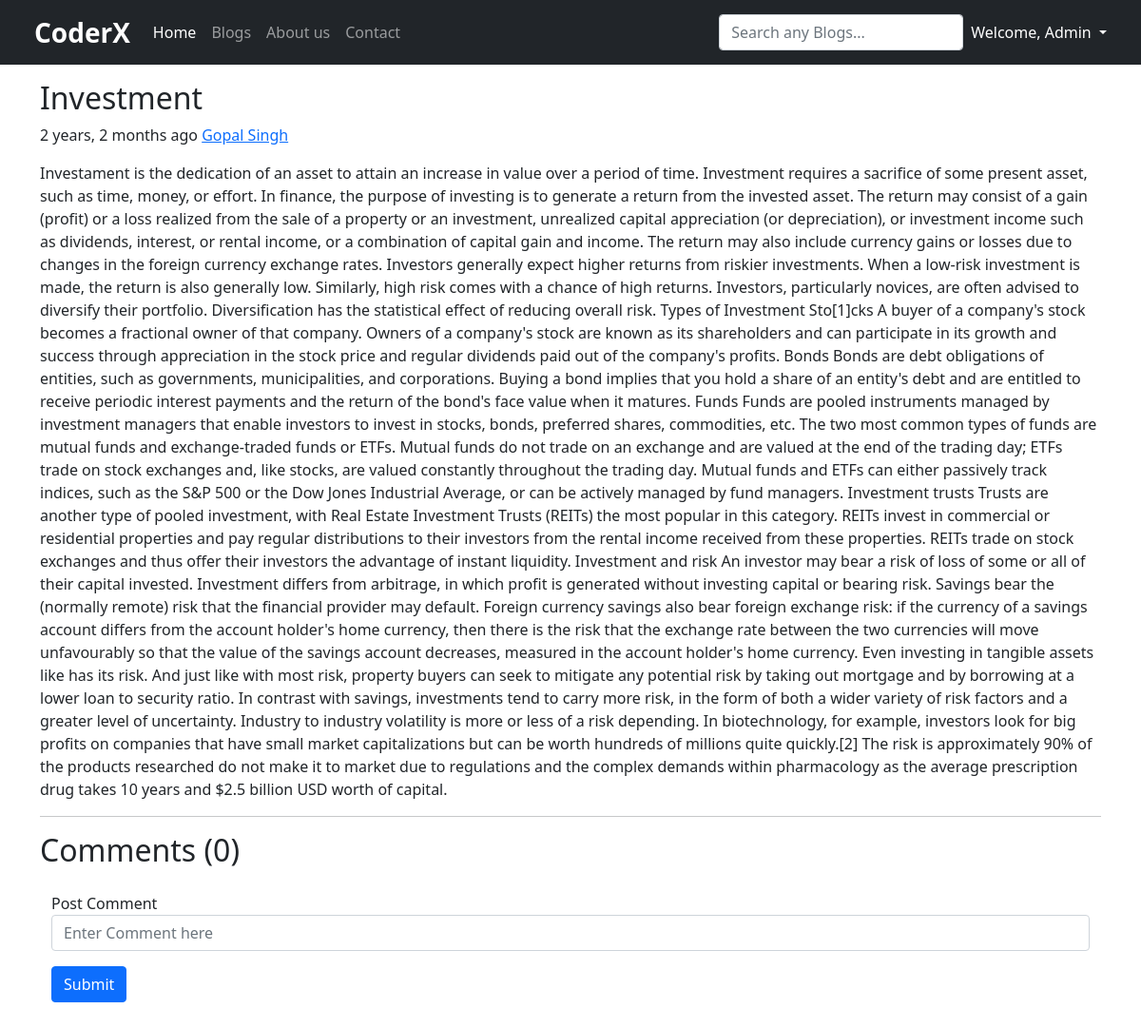
Screenshot of /blog/investment (signed in) with the database file from the repository.
### coder/models.py (models this page shows, shortened)
class myPost(models.Model):
	sno = models.AutoField(primary_key=True)
	title = models.CharField(max_length=200)
	slug = models.CharField(max_length=100)
	content = models.TextField()
	author = models.CharField(max_length=50)
	category = models.CharField(max_length=50)
	postDate = models.DateTimeField(max_length=40)
	postViews = models.IntegerField(default=0)
	thumbnail = models.ImageField(upload_to='blog/thumnail/',max_length=100,default='',null=True)

### coder/views.py (the view)
# urls.py: path('blog/<str:slug>', views.getBlog, name='getBlog'),
def getBlog(request, slug):
	getPost = myPost.objects.filter(slug=slug)
	allComments = blogComment.objects.filter(post=getPost[0])
	views = getPost[0].postViews+1
	comments = [comment for comment in allComments if comment.parent == None]
	replys = [comment for comment in allComments if comment.parent != None]
	print(comments)
	params = {'user':request.user, 'post':getPost, 'comments':comments, 'replys':replys}
	return render(request, 'blogContent.html',params)

### templates/blogContent.html (shortened to what this page needs)
{% extends 'layout.html' %}
{% block body %}
{% load humanize %}
<div class="container mt-2">
    <article class="blog-post my-3">
        <h2 class="blog-post-title">{{post.0.title}}</h2>
        <p class="blog-post-meta">{{post.0.postDate|naturaltime}} <a href="#">{{post.0.author}}</a></p>
        <p class="my-2">{{post.0.content|safe}}</p>
    </article>
    <hr>
    <h2>Comments ({{comments|length}})</h2>
    <div class="container">
        {% if user.is_authenticated %}
        <form class="row gx-3 gy-2 my-3" action="/postComment" method="post">{% csrf_token %}
            <div class="col-sm-12">
                <label for="specificSizeInputName">Post Comment</label>
                <input type="text" class="form-control" name="txtComment" placeholder="Enter Comment here">
            </div>
            <div class="col-auto my-3">
                <button type="submit" class="btn btn-primary">Submit</button>
            </div>
        </form>
        {% endif %}
    </div>
</div>
{% endblock %}

### templates/layout.html (shortened to what this page needs)
<!doctype html>
<html lang="en">
<head>
    <link href="https://cdn.jsdelivr.net/npm/bootstrap@5.0.2/dist/css/bootstrap.min.css" rel="stylesheet">
</head>
<body>
    <nav class="navbar navbar-expand-lg navbar-dark bg-dark px-4">
        <div class="container-fluid">
            <a class="navbar-brand fs-3 fw-bold" href="/">CoderX</a>
            <div class="collapse navbar-collapse" id="navbarSupportedContent">
                <ul class="navbar-nav me-auto mb-2 mb-lg-0">
                    <li class="nav-item">
                        <a class="nav-link active" aria-current="page" href="/">Home</a>
                    </li>
                    <li class="nav-item">
                        <a class="nav-link" href="/blogs-list">Blogs</a>
                    </li>
                    <li class="nav-item">
                        <a class="nav-link" href="/about">About us</a>
                    </li>
                    <li class="nav-item">
                        <a class="nav-link" href="/contact">Contact</a>
                    </li>
                </ul>
                <form class="d-flex" action="/search" method="post">{% csrf_token %}
                    <input class="form-control me-2" type="search" name="searchText" placeholder="Search any Blogs...">
                </form>
                {% if user.is_authenticated %}
                <div class="dropdown">
                    <p class="dropdown-toggle text-white my-1 text-capitalize" id="dropdownLogout" data-bs-toggle="dropdown" aria-expanded="false" style="cursor: pointer;">
                        Welcome, {{user}}
                    </p>
                </div>
                {% else %}
                <button class="btn btn-success mx-2" data-bs-toggle="modal" data-bs-target="#Login">Login</button>
                <button class="btn btn-success" data-bs-toggle="modal" data-bs-target="#Signup">Sign Up</button>
                {% endif %}
            </div>
        </div>
    </nav>
    {% block body %}{% endblock %}
</body>
</html>

### rows the page displays
myPost: title "Investment", postDate "2 years, 2 months ago", author "Gopal Singh", content "Investament is the dedication of an asset to attain an increase in value over a period of time. Investment requires a sacrifice of some present asset, such as time, money, or effort. In finance, the purpose of investing is to generate a return from the invested asset. The return may consist of a gain (profit) or a loss realized from the sale of a property or an investment, unrealized capital appreciation (or depreciation), or investment income such as dividends, interest, or rental income, or a combination of capital gain and income. The return may also include currency gains or losses due to changes in the foreign currency exchange rates. Investors generally expect higher returns from…"

### other values shown
{{ user }} "Admin"
{{ comments|length }} "0"
